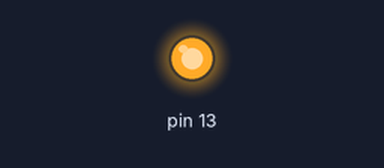
The sketch below on a simulated Arduino Nano, built with avr-gcc and run on an emulated ATmega328P. On the bench: output pins drawn as LEDs (lit = HIGH).

Above: at 0.9 s.
At 4.1 s:
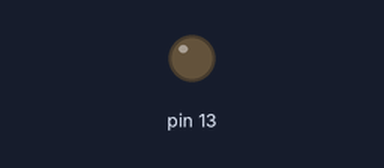
Timing chart, 0 to 6.6 s (numbered marks = the images above):
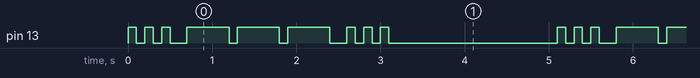

The sketch:

h27.ino
```cpp
/*
http://www.prorobot.ru/arduino/nano-v3.php
Мигание светодиодом SOS.
Слегка модифицированный стандартный скетч мигания светодиодом.
Имитирует сигнал SOS азбуки Морзе, повторяя поочередно три коротких вспышки,
три длинных, затем опять три коротких.
Подробнее сдесь http://www.craft-tech.ru
 */


// Скетч включается при подаче питания, либо при нажатии кнопки reset
void setup() {
  pinMode(13, OUTPUT);  // работаем с 13 пином.
}

// функция loop запускает скетч по кругу
void loop() {
  digitalWrite(13, HIGH); // подает напряжение на 13 ноку светодиода
  delay(100);      // ждем 1 десятую секунды
  digitalWrite(13, LOW);  // выключаем напряжение с 13 ноги
  delay(100);
  digitalWrite(13, HIGH);
  delay(100);
  digitalWrite(13, LOW);
  delay(100);
  digitalWrite(13, HIGH);
  delay(100);
  digitalWrite(13, LOW);
  delay(200);      // ждем 2 десятые секунды
  digitalWrite(13, HIGH);  // включаем напряжение
  delay(500);      // ждем пол секунды
  digitalWrite(13, LOW);  // выключаем напряжение
  delay(100);
  digitalWrite(13, HIGH);
  delay(500);
  digitalWrite(13, LOW);
  delay(100);
  digitalWrite(13, HIGH);
  delay(500);
  digitalWrite(13, LOW);
  delay(200);
  digitalWrite(13, HIGH); // и опять короткие вспышки
  delay(100);
  digitalWrite(13, LOW);
  delay(100);
  digitalWrite(13, HIGH);
  delay(100);
  digitalWrite(13, LOW);
  delay(100);
  digitalWrite(13, HIGH);
  delay(100);
  digitalWrite(13, LOW);
  delay(2000);      // ждем 6 секунд и все повторяется заново
}
```

Measured:
- by itself, pin 13: repeats every 5.1 s: 2 × (LOW 0.10 s, HIGH 0.10 s), LOW 0.20 s, 2 × (HIGH 0.50 s, LOW 0.10 s), HIGH 0.50 s, LOW 0.20 s, 2 × (HIGH 0.10 s, LOW 0.10 s), HIGH 0.10 s, LOW 2.0 s, HIGH 0.10 s
- by itself, everything shown: repeats every 5.1 s, in 18 steps
